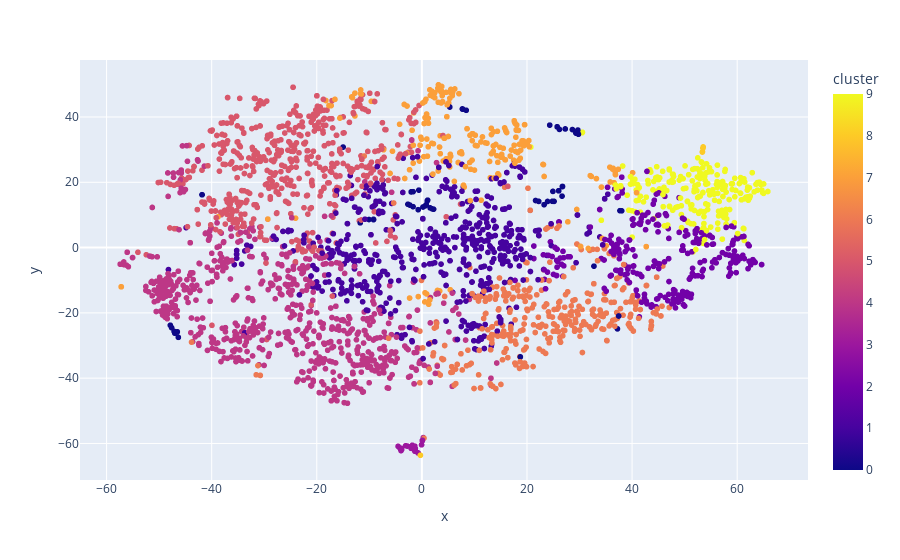

The notebook cell saved with this chart:
### Code cell
# Visualizing the Clusters with t-SNE

from sklearn.manifold import TSNE

tsne_pipeline = Pipeline([('scaler', StandardScaler()), ('tsne', TSNE(n_components=2, verbose=1))])
genre_embedding = tsne_pipeline.fit_transform(X)
projection = pd.DataFrame(columns=['x', 'y'], data=genre_embedding)
projection['genres'] = genre_data['genres']
projection['cluster'] = genre_data['cluster']

fig = px.scatter(
    projection, x='x', y='y', color='cluster', hover_data=['x', 'y', 'genres'])
fig.show()

### Figure 1 — Plotly figure (JSON) as saved in the notebook; plotly's stock layout.template omitted (floating-point values rounded to 4 significant figures; data arrays with more than 128 entries replaced by an {"elided": "..."} marker saying what was removed)
{"data": [{"customdata": {"elided": "2973x1 str values"}, "hovertemplate": "x=%{x}<br>y=%{y}<br>genres=%{customdata[0]}<br>cluster=%{marker.color}<extra></extra>", "legendgroup": "", "marker": {"color": {"elided": "2973 int values"}, "coloraxis": "coloraxis", "symbol": "circle"}, "mode": "markers", "name": "", "showlegend": false, "type": "scattergl", "x": {"elided": "2973 float values"}, "xaxis": "x", "y": {"elided": "2973 float values"}, "yaxis": "y"}], "layout": {"autosize": true, "coloraxis": {"colorbar": {"title": {"text": "cluster"}}, "colorscale": [[0, "#0d0887"], [0.1111, "#46039f"], [0.2222, "#7201a8"], [0.3333, "#9c179e"], [0.4444, "#bd3786"], [0.5556, "#d8576b"], [0.6667, "#ed7953"], [0.7778, "#fb9f3a"], [0.8889, "#fdca26"], [1, "#f0f921"]]}, "legend": {"tracegroupgap": 0}, "margin": {"t": 60}, "xaxis": {"anchor": "y", "autorange": true, "domain": [0, 1], "range": [-64.89, 73.3], "title": {"text": "x"}, "type": "linear"}, "yaxis": {"anchor": "x", "autorange": true, "domain": [0, 1], "range": [-72.4, 58.67], "title": {"text": "y"}, "type": "linear"}}}
